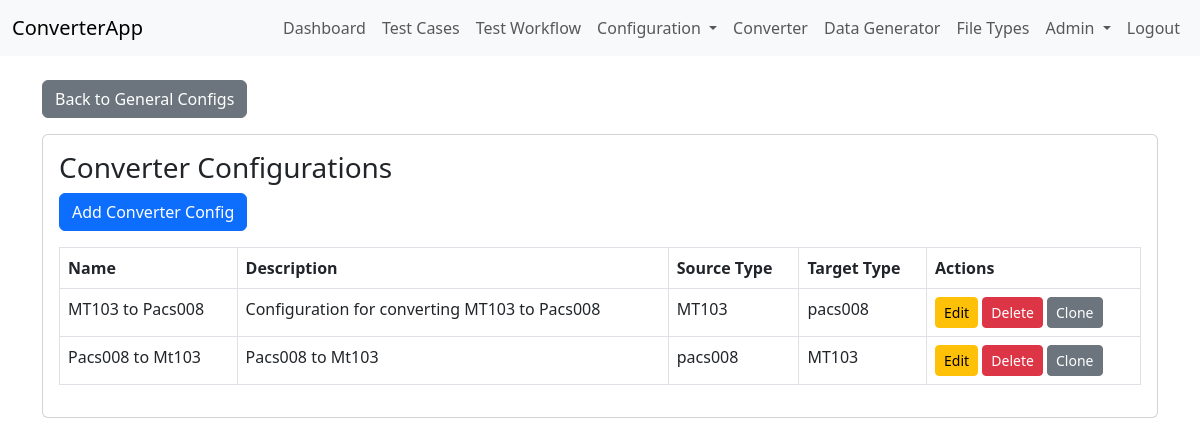
The page /config/converters (signed in) on the database its author committed.
### app/models.py (models this page shows)
class ConverterConfig(db.Model):
    __tablename__ = 'converter_config'
    id = db.Column(db.Integer, primary_key=True)
    name = db.Column(db.String(128), nullable=False)
    description = db.Column(db.String(256))
    source_type = db.Column(db.String(64), nullable=False)
    target_type = db.Column(db.String(64), nullable=False)
    rules = db.Column(db.Text, nullable=False)
    schema = db.Column(db.Text, nullable=True)

### app/config/routes.py (the view)
@converters.route('/config/converters')
@login_required
@permission_required('config_manage')
def list_converters():
    configs = ConverterConfig.query.all()
    return render_template('converter_configs.html', configs=configs)

### app/auth/routes.py (called while the page is built)
@login_manager.user_loader
def load_user(user_id):
    return User.query.get(int(user_id))

### app/testcases.py (called while the page is built)
def permission_required(permission_name):
    def decorator(f):
        @wraps(f)
        def decorated_function(*args, **kwargs):
            if not current_user.is_authenticated:
                abort(403)
            if not current_user.role or not any(p.name == permission_name for p in current_user.role.permissions):
                abort(403)
            return f(*args, **kwargs)
        return decorated_function
    return decorator

### app/templates/converter_configs.html (shortened to what this page needs)
{% extends 'base.html' %}
{% block content %}
<a href="{{ url_for('config.configuration') }}" class="btn btn-secondary mb-3">Back to General Configs</a>
<div class="card">
    <div class="card-body">
        <h3>Converter Configurations</h3>
        <a href="{{ url_for('converters.add_converter') }}" class="btn btn-primary mb-3">Add Converter Config</a>
        {% if configs %}
        <table class="table table-bordered">
            <thead>
                <tr>
                    <th>Name</th>
                    <th>Description</th>
                    <th>Source Type</th>
                    <th>Target Type</th>
                    <th>Actions</th>
                </tr>
            </thead>
            <tbody>
                {% for c in configs %}
                <tr>
                    <td>{{ c.name }}</td>
                    <td>{{ c.description }}</td>
                    <td>{{ c.source_type }}</td>
                    <td>{{ c.target_type }}</td>
                    <td>
                        <a href="{{ url_for('converters.edit_converter', config_id=c.id) }}" class="btn btn-sm btn-warning">Edit</a>
                        <form method="POST" action="{{ url_for('converters.delete_converter', config_id=c.id) }}" style="display:inline;">
                            <button type="submit" class="btn btn-sm btn-danger" onclick="return confirm('Are you sure you want to delete this converter config?');">Delete</button>
                        </form>
                        <form method="POST" action="{{ url_for('converters.clone_converter_config', id=c.id) }}" style="display:inline;" onsubmit="return confirm('Clone this converter config?');">
                            <button type="submit" class="btn btn-sm btn-secondary">Clone</button>
                        </form>
                    </td>
                </tr>
                {% endfor %}
            </tbody>
        </table>
        {% else %}
        <p>No converter configs found.</p>
        {% endif %}
    </div>
</div>
{% endblock %}

### rows shown on the page
ConverterConfig: name "MT103 to Pacs008", description "Configuration for converting MT103 to Pacs008", source_type "MT103", target_type "pacs008"
ConverterConfig: name "Pacs008 to Mt103", description "Pacs008 to Mt103", source_type "pacs008", target_type "MT103"
